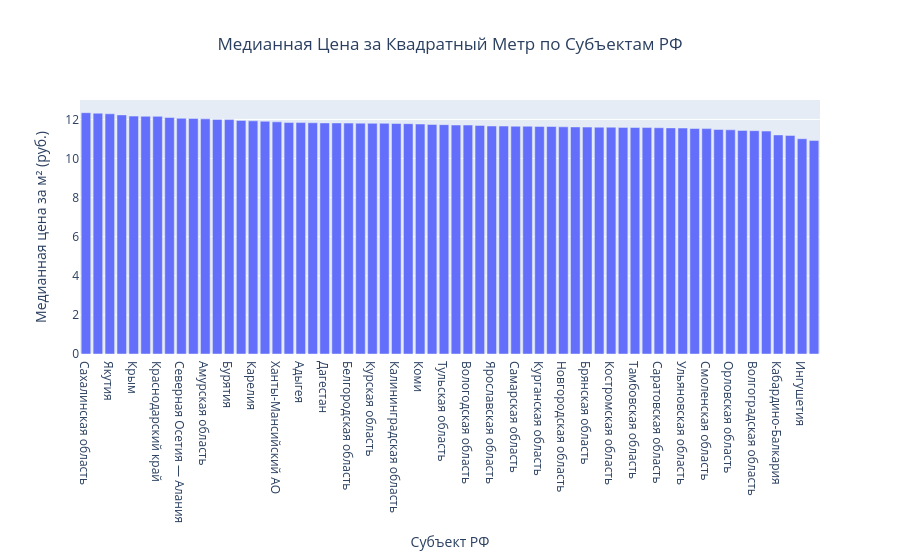

Notebook source saved alongside this figure:
### Markdown cell above
Данные неоднородны и представляют как минимум три разных рынка.

### Code cell
# Группировка данных по субъектам РФ и расчет медианной цены за м²
regional_prices = df.groupby('Субъект РФ')['Цена_за_квадратный_метр'].median().sort_values(ascending=False).reset_index()

# Построение столбчатой диаграммы
fig_region_bar = px.bar(
    regional_prices,
    x='Субъект РФ',
    y='Цена_за_квадратный_метр',
    title='Медианная Цена за Квадратный Метр по Субъектам РФ',
    labels={'Субъект РФ': 'Субъект РФ', 'Цена_за_квадратный_метр': 'Медианная цена за м² (руб.)'}
)

fig_region_bar.update_layout(title_x=0.5)
fig_region_bar.show()

### Figure 1 — Plotly figure (JSON) as saved in the notebook; plotly's stock layout.template omitted (floating-point values rounded to 4 significant figures)
{"data": [{"hovertemplate": "Субъект РФ=%{x}<br>Медианная цена за м² (руб.)=%{y}<extra></extra>", "legendgroup": "", "marker": {"color": "#636efa", "pattern": {"shape": ""}}, "name": "", "orientation": "v", "showlegend": false, "textposition": "auto", "type": "bar", "x": ["Сахалинская область", "Ямало-Ненецкий АО", "Якутия", "Севастополь", "Крым", "Камчатский край", "Краснодарский край", "Иркутская область", "Северная Осетия — Алания", "Забайкальский край", "Амурская область", "Татарстан", "Бурятия", "Мурманская область", "Карелия", "Алтайский край", "Ханты-Мансийский АО", "Нижегородская область", "Адыгея", "Архангельская область", "Дагестан", "Челябинская область", "Белгородская область", "Ставропольский край", "Курская область", "Чувашия (Чувашская республика)", "Калининградская область", "Калужская область", "Коми", "Кировская область", "Тульская область", "Красноярский край", "Вологодская область", "Башкортостан", "Ярославская область", "Мордовия", "Самарская область", "Свердловская область", "Курганская область", "Марий Эл", "Новгородская область", "Хакасия", "Брянская область", "Ивановская область", "Костромская область", "Тверская область", "Тамбовская область", "Владимирская область", "Саратовская область", "Воронежская область", "Ульяновская область", "Ростовская область", "Смоленская область", "Калмыкия", "Орловская область", "Чувашия", "Волгоградская область", "Псковская область", "Кабардино-Балкария", "Пермский край", "Ингушетия", "Чечня"], "xaxis": "x", "y": [12.34, 12.32, 12.29, 12.23, 12.17, 12.16, 12.16, 12.1, 12.06, 12.05, 12.03, 12.0, 11.99, 11.95, 11.93, 11.91, 11.88, 11.84, 11.84, 11.83, 11.82, 11.82, 11.81, 11.81, 11.8, 11.8, 11.79, 11.78, 11.77, 11.74, 11.73, 11.71, 11.71, 11.69, 11.67, 11.66, 11.65, 11.65, 11.64, 11.64, 11.62, 11.62, 11.61, 11.6, 11.6, 11.59, 11.59, 11.59, 11.58, 11.57, 11.56, 11.54, 11.53, 11.49, 11.47, 11.44, 11.42, 11.4, 11.21, 11.18, 11.01, 10.92], "yaxis": "y"}], "layout": {"barmode": "relative", "legend": {"tracegroupgap": 0}, "title": {"text": "Медианная Цена за Квадратный Метр по Субъектам РФ", "x": 0.5}, "xaxis": {"anchor": "y", "domain": [0, 1], "title": {"text": "Субъект РФ"}}, "yaxis": {"anchor": "x", "domain": [0, 1], "title": {"text": "Медианная цена за м² (руб.)"}}}}
